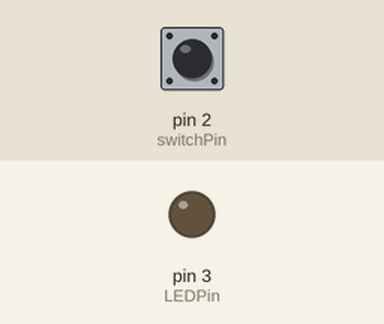
The sketch below on a simulated Arduino Uno, built with avr-gcc and run on an emulated ATmega328P. On the bench: output pins drawn as LEDs (lit = HIGH). The inputs (shaded band) are chosen by the test bench; at power-on: pin 2 (switchPin) HIGH.

Above: at 1.2 s.
1.3 s: pin 2 (switchPin) pulled LOW for 0.15 s
At 1.37 s:
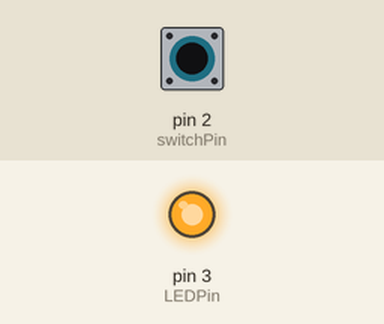
2.9 s: pin 2 (switchPin) pulled LOW for 3.2 s
At 7.4 s:
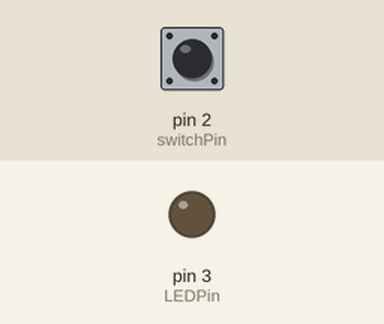
Timing chart, 0 to 8.9 s (numbered marks = the images above; inputs shaded):
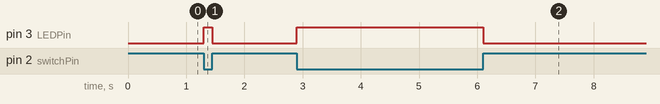

The sketch:

Magic-light-cup-module-code.ino
```cpp
int switchPin = 2;
int LEDPin = 3;

void setup() {
pinMode(switchPin, INPUT_PULLUP);
pinMode(LEDPin, OUTPUT);
}

void loop() {
if (digitalRead(switchPin) == LOW) {
digitalWrite(3, HIGH);

} else {
digitalWrite(3, LOW);
}
}
```

Measured:
- after the input at 1.3 s, pin 3 (LEDPin): LOW → HIGH at once, → LOW 0.15 s later
- after the input at 2.9 s, pin 3 (LEDPin): LOW → HIGH at once, → LOW 3.2 s later
